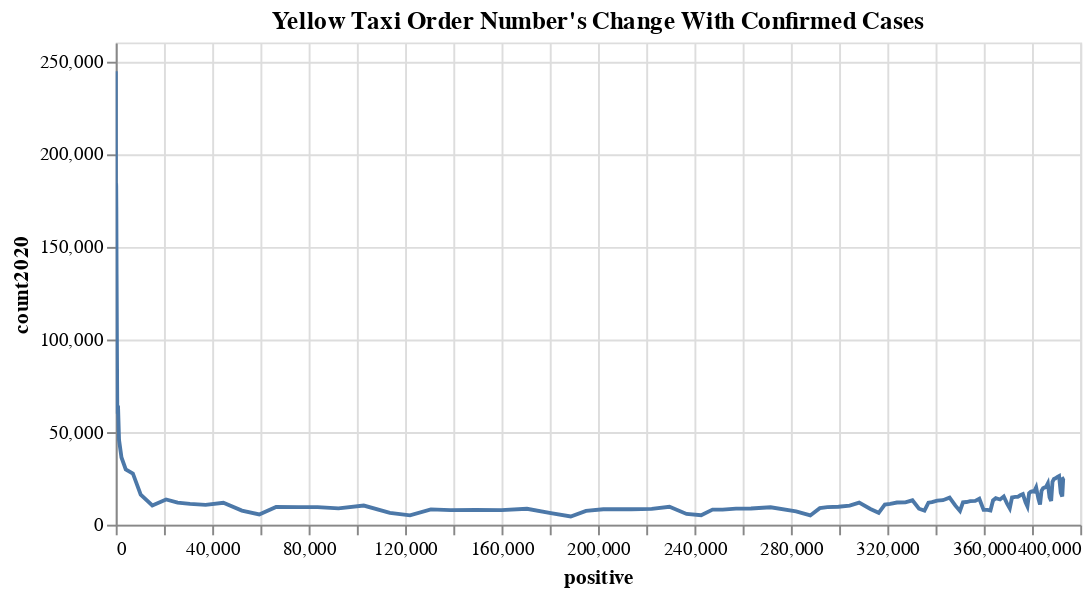

The cell this chart's notebook holds for it:
### Code cell
alt.Chart(yellow_2020_covid, title="Yellow Taxi Order Number's Change With Confirmed Cases").mark_line().encode(
    x=alt.X("positive:Q"),
    y="count2020:Q",
    tooltip=list(yellow_2020_covid.columns)
).properties(
    width=500,
    height=250
).interactive()

### Figure 1 — Vega-Lite specification as saved in the notebook (floating-point values rounded to 4 significant figures)
{"config": {"view": {"continuousWidth": 400, "continuousHeight": 300}}, "data": {"name": "data-884eb13662c56d6b8626eee8a8265a69"}, "mark": "line", "encoding": {"tooltip": [{"type": "nominal", "field": "date2020"}, {"type": "quantitative", "field": "count2020"}, {"type": "quantitative", "field": "avg2020"}, {"type": "quantitative", "field": "positive"}], "x": {"type": "quantitative", "field": "positive"}, "y": {"type": "quantitative", "field": "count2020"}}, "height": 250, "selection": {"selector005": {"type": "interval", "bind": "scales", "encodings": ["x", "y"]}}, "title": "Yellow Taxi Order Number's Change With Confirmed Cases", "width": 500, "$schema": "https://vega.github.io/schema/vega-lite/v4.8.1.json", "datasets": {"data-884eb13662c56d6b8626eee8a8265a69": [{"date2020": "2020-03-01", "count2020": 179723, "avg2020": 1.557, "positive": 0}, {"date2020": "2020-03-02", "count2020": 193508, "avg2020": 1.462, "positive": 0}, {"date2020": "2020-03-03", "count2020": 222917, "avg2020": 1.457, "positive": 1}, {"date2020": "2020-03-04", "count2020": 229734, "avg2020": 1.449, "positive": 1}, {"date2020": "2020-03-05", "count2020": 244448, "avg2020": 1.457, "positive": 3}, {"date2020": "2020-03-06", "count2020": 243741, "avg2020": 1.486, "positive": 25}, {"date2020": "2020-03-07", "count2020": 208200, "avg2020": 1.569, "positive": 36}, {"date2020": "2020-03-08", "count2020": 165803, "avg2020": 1.549, "positive": 60}, {"date2020": "2020-03-09", "count2020": 175572, "avg2020": 1.456, "positive": 88}, {"date2020": "2020-03-10", "count2020": 184068, "avg2020": 1.451, "positive": 151}, {"date2020": "2020-03-11", "count2020": 182630, "avg2020": 1.447, "positive": 195}, {"date2020": "2020-03-12", "count2020": 171077, "avg2020": 1.439, "positive": 251}, {"date2020": "2020-03-13", "count2020": 134702, "avg2020": 1.456, "positive": 353}, {"date2020": "2020-03-14", "count2020": 89650, "avg2020": 1.531, "positive": 517}, {"date2020": "2020-03-15", "count2020": 59871, "avg2020": 1.496, "positive": 648}, {"date2020": "2020-03-16", "count2020": 64201, "avg2020": 1.398, "positive": 942}, {"date2020": "2020-03-17", "count2020": 45617, "avg2020": 1.369, "positive": 1374}, {"date2020": "2020-03-18", "count2020": 36244, "avg2020": 1.358, "positive": 2383}, {"date2020": "2020-03-19", "count2020": 29803, "avg2020": 1.351, "positive": 4152}, {"date2020": "2020-03-20", "count2020": 27622, "avg2020": 1.359, "positive": 7102}, {"date2020": "2020-03-21", "count2020": 16166, "avg2020": 1.347, "positive": 10356}, {"date2020": "2020-03-22", "count2020": 10340, "avg2020": 1.325, "positive": 15168}, {"date2020": "2020-03-23", "count2020": 13576, "avg2020": 1.304, "positive": 20875}, {"date2020": "2020-03-24", "count2020": 11851, "avg2020": 1.296, "positive": 25665}, {"date2020": "2020-03-25", "count2020": 11205, "avg2020": 1.278, "positive": 30810}, {"date2020": "2020-03-26", "count2020": 10663, "avg2020": 1.315, "positive": 37258}, {"date2020": "2020-03-27", "count2020": 11778, "avg2020": 1.302, "positive": 44637}, {"date2020": "2020-03-28", "count2020": 7633, "avg2020": 1.307, "positive": 52318}, {"date2020": "2020-03-29", "count2020": 5540, "avg2020": 1.274, "positive": 59513}, {"date2020": "2020-03-30", "count2020": 9579, "avg2020": 1.299, "positive": 66497}, {"date2020": "2020-03-31", "count2020": 9446, "avg2020": 1.257, "positive": 75795}, {"date2020": "2020-04-01", "count2020": 9468, "avg2020": 1.291, "positive": 83712}, {"date2020": "2020-04-02", "count2020": 8786, "avg2020": 1.275, "positive": 92381}, {"date2020": "2020-04-03", "count2020": 10309, "avg2020": 1.25, "positive": 102863}, {"date2020": "2020-04-04", "count2020": 6396, "avg2020": 1.316, "positive": 113704}, {"date2020": "2020-04-05", "count2020": 5046, "avg2020": 1.251, "positive": 122031}, {"date2020": "2020-04-06", "count2020": 8270, "avg2020": 1.289, "positive": 130689}, {"date2020": "2020-04-07", "count2020": 7886, "avg2020": 1.281, "positive": 138863}, {"date2020": "2020-04-08", "count2020": 7915, "avg2020": 1.273, "positive": 149316}, {"date2020": "2020-04-09", "count2020": 7827, "avg2020": 1.287, "positive": 159937}, {"date2020": "2020-04-10", "count2020": 8585, "avg2020": 1.3, "positive": 170512}, {"date2020": "2020-04-11", "count2020": 6267, "avg2020": 1.357, "positive": 180458}, {"date2020": "2020-04-12", "count2020": 4432, "avg2020": 1.284, "positive": 188694}, {"date2020": "2020-04-13", "count2020": 7469, "avg2020": 1.303, "positive": 195031}, {"date2020": "2020-04-14", "count2020": 8329, "avg2020": 1.309, "positive": 202208}, {"date2020": "2020-04-15", "count2020": 8303, "avg2020": 1.309, "positive": 213779}, {"date2020": "2020-04-16", "count2020": 8494, "avg2020": 1.298, "positive": 222284}, {"date2020": "2020-04-17", "count2020": 9669, "avg2020": 1.305, "positive": 229642}, {"date2020": "2020-04-18", "count2020": 5808, "avg2020": 1.334, "positive": 236732}, {"date2020": "2020-04-19", "count2020": 5122, "avg2020": 1.288, "positive": 242786}, {"date2020": "2020-04-20", "count2020": 8134, "avg2020": 1.314, "positive": 247512}, {"date2020": "2020-04-21", "count2020": 8085, "avg2020": 1.307, "positive": 251690}, {"date2020": "2020-04-22", "count2020": 8624, "avg2020": 1.322, "positive": 257216}, {"date2020": "2020-04-23", "count2020": 8720, "avg2020": 1.322, "positive": 263460}, {"date2020": "2020-04-24", "count2020": 9395, "avg2020": 1.316, "positive": 271590}, {"date2020": "2020-04-25", "count2020": 7219, "avg2020": 1.301, "positive": 282143}, {"date2020": "2020-04-26", "count2020": 4992, "avg2020": 1.271, "positive": 288045}, {"date2020": "2020-04-27", "count2020": 8904, "avg2020": 1.313, "positive": 291996}, {"date2020": "2020-04-28", "count2020": 9457, "avg2020": 1.297, "positive": 295106}, {"date2020": "2020-04-29", "count2020": 9683, "avg2020": 1.297, "positive": 299691}, {"date2020": "2020-04-30", "count2020": 10283, "avg2020": 1.254, "positive": 304372}, {"date2020": "2020-05-01", "count2020": 11893, "avg2020": 1.28, "positive": 308314}, {"date2020": "2020-05-02", "count2020": 8450, "avg2020": 1.313, "positive": 312977}, {"date2020": "2020-05-03", "count2020": 6414, "avg2020": 1.351, "positive": 316415}, {"date2020": "2020-05-04", "count2020": 10799, "avg2020": 1.306, "positive": 318953}, {"date2020": "2020-05-05", "count2020": 11205, "avg2020": 1.313, "positive": 321192}, {"date2020": "2020-05-06", "count2020": 11960, "avg2020": 1.301, "positive": 323978}, {"date2020": "2020-05-07", "count2020": 12062, "avg2020": 1.297, "positive": 327469}, {"date2020": "2020-05-08", "count2020": 13135, "avg2020": 1.276, "positive": 330407}, {"date2020": "2020-05-09", "count2020": 8609, "avg2020": 1.287, "positive": 333122}, {"date2020": "2020-05-10", "count2020": 7605, "avg2020": 1.273, "positive": 335395}, {"date2020": "2020-05-11", "count2020": 11885, "avg2020": 1.292, "positive": 337055}, {"date2020": "2020-05-12", "count2020": 12190, "avg2020": 1.269, "positive": 338485}, {"date2020": "2020-05-13", "count2020": 13019, "avg2020": 1.3, "positive": 340661}, {"date2020": "2020-05-14", "count2020": 13210, "avg2020": 1.275, "positive": 343051}, {"date2020": "2020-05-15", "count2020": 14576, "avg2020": 1.287, "positive": 345813}, {"date2020": "2020-05-16", "count2020": 10257, "avg2020": 1.316, "positive": 348232}, {"date2020": "2020-05-17", "count2020": 7403, "avg2020": 1.305, "positive": 350121}, {"date2020": "2020-05-18", "count2020": 12073, "avg2020": 1.315, "positive": 351371}, {"date2020": "2020-05-19", "count2020": 12224, "avg2020": 1.298, "positive": 352845}, {"date2020": "2020-05-20", "count2020": 12677, "avg2020": 1.335, "positive": 354370}, {"date2020": "2020-05-21", "count2020": 12807, "avg2020": 1.32, "positive": 356458}, {"date2020": "2020-05-22", "count2020": 13993, "avg2020": 1.327, "positive": 358154}, {"date2020": "2020-05-23", "count2020": 8009, "avg2020": 1.323, "positive": 359926}, {"date2020": "2020-05-24", "count2020": 7984, "avg2020": 1.323, "positive": 361515}, {"date2020": "2020-05-25", "count2020": 7664, "avg2020": 1.345, "positive": 362764}, {"date2020": "2020-05-26", "count2020": 13078, "avg2020": 1.323, "positive": 363836}, {"date2020": "2020-05-27", "count2020": 14262, "avg2020": 1.353, "positive": 364965}, {"date2020": "2020-05-28", "count2020": 13584, "avg2020": 1.322, "positive": 366733}, {"date2020": "2020-05-29", "count2020": 15173, "avg2020": 1.358, "positive": 368284}, {"date2020": "2020-05-30", "count2020": 11331, "avg2020": 1.392, "positive": 369660}, {"date2020": "2020-05-31", "count2020": 8826, "avg2020": 1.337, "positive": 370770}, {"date2020": "2020-06-01", "count2020": 14670, "avg2020": 1.34, "positive": 371711}, {"date2020": "2020-06-02", "count2020": 14958, "avg2020": 1.346, "positive": 373040}, {"date2020": "2020-06-03", "count2020": 14990, "avg2020": 1.322, "positive": 374085}, {"date2020": "2020-06-04", "count2020": 15836, "avg2020": 1.325, "positive": 375133}, {"date2020": "2020-06-05", "count2020": 16501, "avg2020": 1.316, "positive": 376208}, {"date2020": "2020-06-06", "count2020": 12131, "avg2020": 1.385, "positive": 377316}, {"date2020": "2020-06-07", "count2020": 9907, "avg2020": 1.336, "positive": 378097}, {"date2020": "2020-06-08", "count2020": 16974, "avg2020": 1.344, "positive": 378799}, {"date2020": "2020-06-09", "count2020": 17721, "avg2020": 1.343, "positive": 379482}, {"date2020": "2020-06-10", "count2020": 18018, "avg2020": 1.298, "positive": 380156}, {"date2020": "2020-06-11", "count2020": 17823, "avg2020": 1.342, "positive": 380892}, {"date2020": "2020-06-12", "count2020": 20108, "avg2020": 1.342, "positive": 381714}, {"date2020": "2020-06-13", "count2020": 14072, "avg2020": 1.395, "positive": 382630}, {"date2020": "2020-06-14", "count2020": 10891, "avg2020": 1.329, "positive": 383324}, {"date2020": "2020-06-15", "count2020": 18274, "avg2020": 1.332, "positive": 383944}, {"date2020": "2020-06-16", "count2020": 19661, "avg2020": 1.345, "positive": 384575}, {"date2020": "2020-06-17", "count2020": 19975, "avg2020": 1.331, "positive": 385142}, {"date2020": "2020-06-18", "count2020": 20301, "avg2020": 1.34, "positive": 385760}, {"date2020": "2020-06-19", "count2020": 22290, "avg2020": 1.352, "positive": 386556}, {"date2020": "2020-06-20", "count2020": 14803, "avg2020": 1.397, "positive": 387272}, {"date2020": "2020-06-21", "count2020": 12829, "avg2020": 1.386, "positive": 387936}, {"date2020": "2020-06-22", "count2020": 23092, "avg2020": 1.383, "positive": 388488}, {"date2020": "2020-06-23", "count2020": 24666, "avg2020": 1.358, "positive": 389085}, {"date2020": "2020-06-24", "count2020": 24945, "avg2020": 1.366, "positive": 389666}, {"date2020": "2020-06-25", "count2020": 25696, "avg2020": 1.367, "positive": 390415}, {"date2020": "2020-06-26", "count2020": 26228, "avg2020": 1.394, "positive": 391220}, {"date2020": "2020-06-27", "count2020": 17215, "avg2020": 1.394, "positive": 391923}, {"date2020": "2020-06-28", "count2020": 15201, "avg2020": 1.386, "positive": 392539}, {"date2020": "2020-06-29", "count2020": 24842, "avg2020": 1.388, "positive": 392930}, {"date2020": "2020-06-30", "count2020": 25153, "avg2020": 1.357, "positive": 393454}]}}
